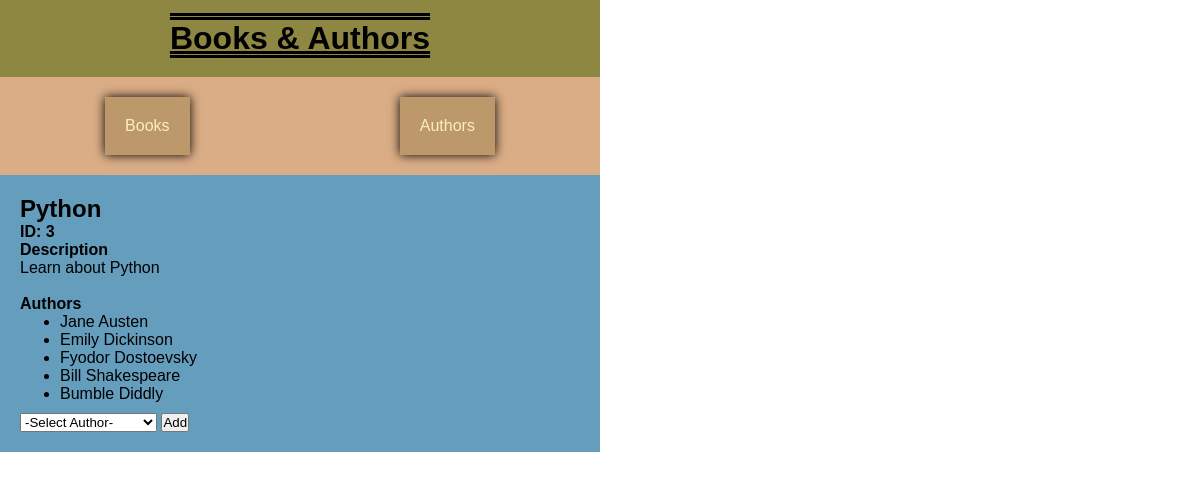
Page /books/3 on the committed database.
### books_authors_app/models.py (models this page shows, shortened)
class Book(models.Model):
    title = CharField(max_length=255)
    desc = TextField()
    created_at = DateTimeField(auto_now_add=True)
    updated_at = DateTimeField(auto_now=True)

class Author(models.Model):
    first_name = CharField(max_length=45)
    last_name = CharField(max_length=45)
    notes = TextField(default="Author notes here")
    books = ManyToManyField(Book, related_name="authors")
    created_at = DateTimeField(auto_now_add=True)
    updated_at = DateTimeField(auto_now=True)
    def get_full_name(self):
        return f"{self.first_name} {self.last_name}"

### books_authors_app/views.py (the view, shortened to what this page needs)
# urls.py: path('<str:table>/<int:id>', views.info_page),
def info_page(request, table, id):
    if table == 'books':
        book = Book.objects.get(id=id)
        context = {
            'object_type': "book",
            'header': book.title,
            'id': id,
            'text_header': "Description",
            'text': book.desc,
            'assoc_header': 'Author',
            'associations': book.authors.all(),
            'complete_assoc_list': Author.objects.all(),
        }
    else:
        return HttpResponse("ERROR 404")
    return render(request, 'info_page.html', context)

### books_authors_app/templates/info_page.html (shortened to what this page needs)
<!DOCTYPE html>
<html lang="en">
<head>
    {% load static %}
    <link rel="stylesheet" type="text/css" href="{% static 'style.css' %}">
</head>
<body>
    <div id="wrapper">
        <div id="header">
            <h1>Books & Authors</h1>
            <div id="navbar">
                <a href="/books">Books</a>
                <a href="/authors">Authors</a>
            </div>
        </div>
        <div id="info">
            <h2>{{header}}</h2>
            <h4>ID: {{id}}</h4>
            <h4>{{text_header}}</h4>
            <p>{{text}}</p>
            <br>
            <h4>{{assoc_header}}s</h4>
            <ul>
                {% for assoc in associations %}
                    <li>{{assoc.get_full_name}}</li>
                {% endfor %}
            </ul>
            <form>
                <select required name="object_to_attach" id="selection-list">
                    <option selected disabled>-Select {{assoc_header}}-</option>
                </select>
                <input type="submit" class="attach-object" value="Add">
            </form>
        </div>
    </div>
</body>
</html>

### books_authors_app/static/style.css (style rules this page uses)
* { margin: 0px; padding: 0px; }
#wrapper { background-color: #659DBD; font-family: sans-serif; width: 600px; }
#header { background-color: #8d8741; text-align: center; }
#header h1 { padding: 20px; text-decoration: overline underline; text-decoration-style: double; }
#navbar { background-color: #DAAD86; padding: 20px 0px; margin: 0px; display: flex; justify-content: space-around; width: 100%; }
#navbar a { text-decoration: none; background-color: #BC986A; color: #FBEEC1; padding: 20px; box-shadow: 0px 0px 10px black; }
#info { padding: 20px; }
#info ul { margin-left: 40px; margin-bottom: 10px; }

### rows in the picture
Book: title "Python", desc "Learn about Python"
Author: get_full_name "Jane Austen"
Author: get_full_name "Emily Dickinson"
Author: get_full_name "Fyodor Dostoevsky"
Author: get_full_name "Bill Shakespeare"
Author: get_full_name "Bumble Diddly"

### other values in the picture
{{ id }} "3"
{{ text_header }} "Description"
{{ assoc_header }} "Author"
